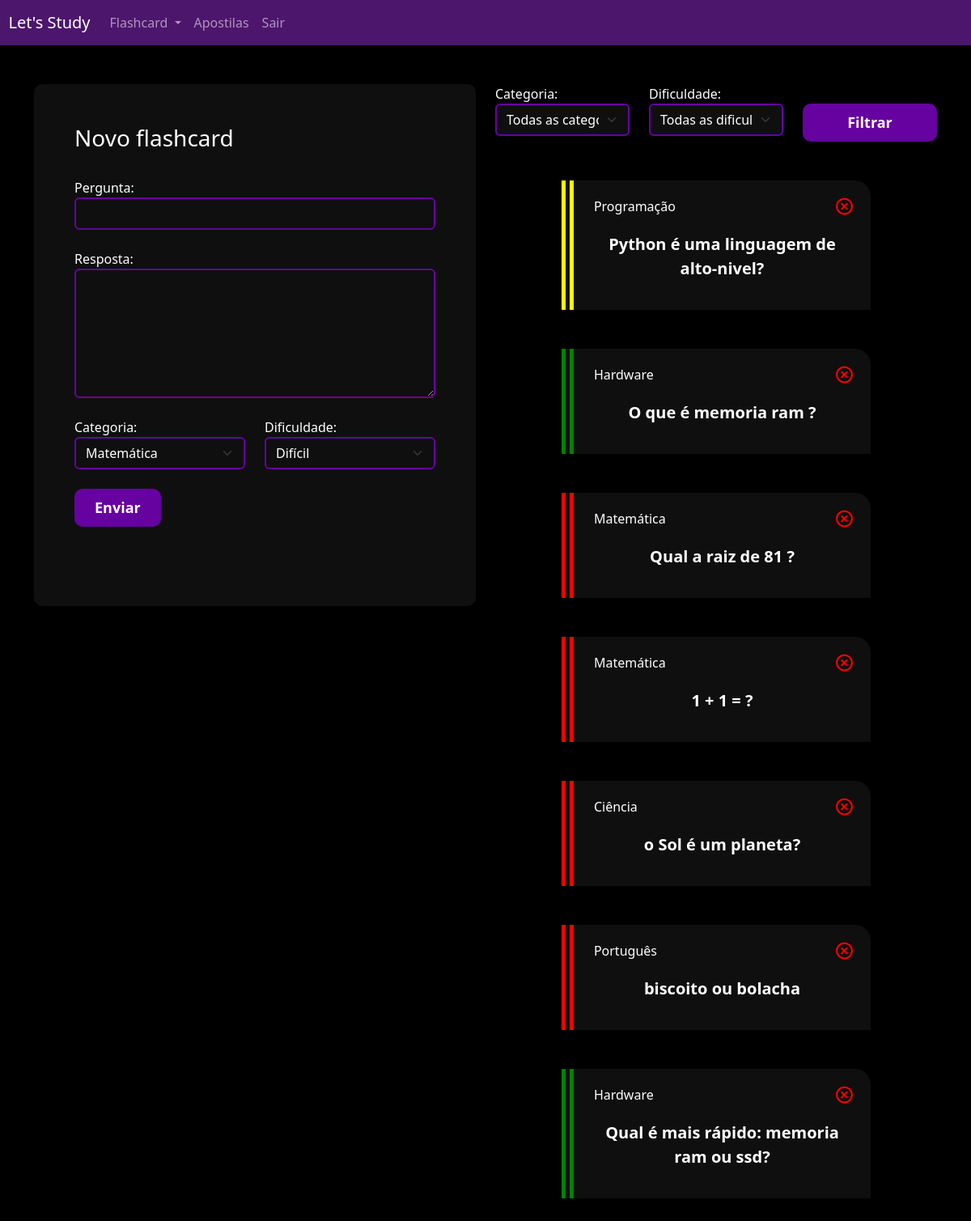
The app's page /flashcard/novo_flashcard/ (signed in), older data.
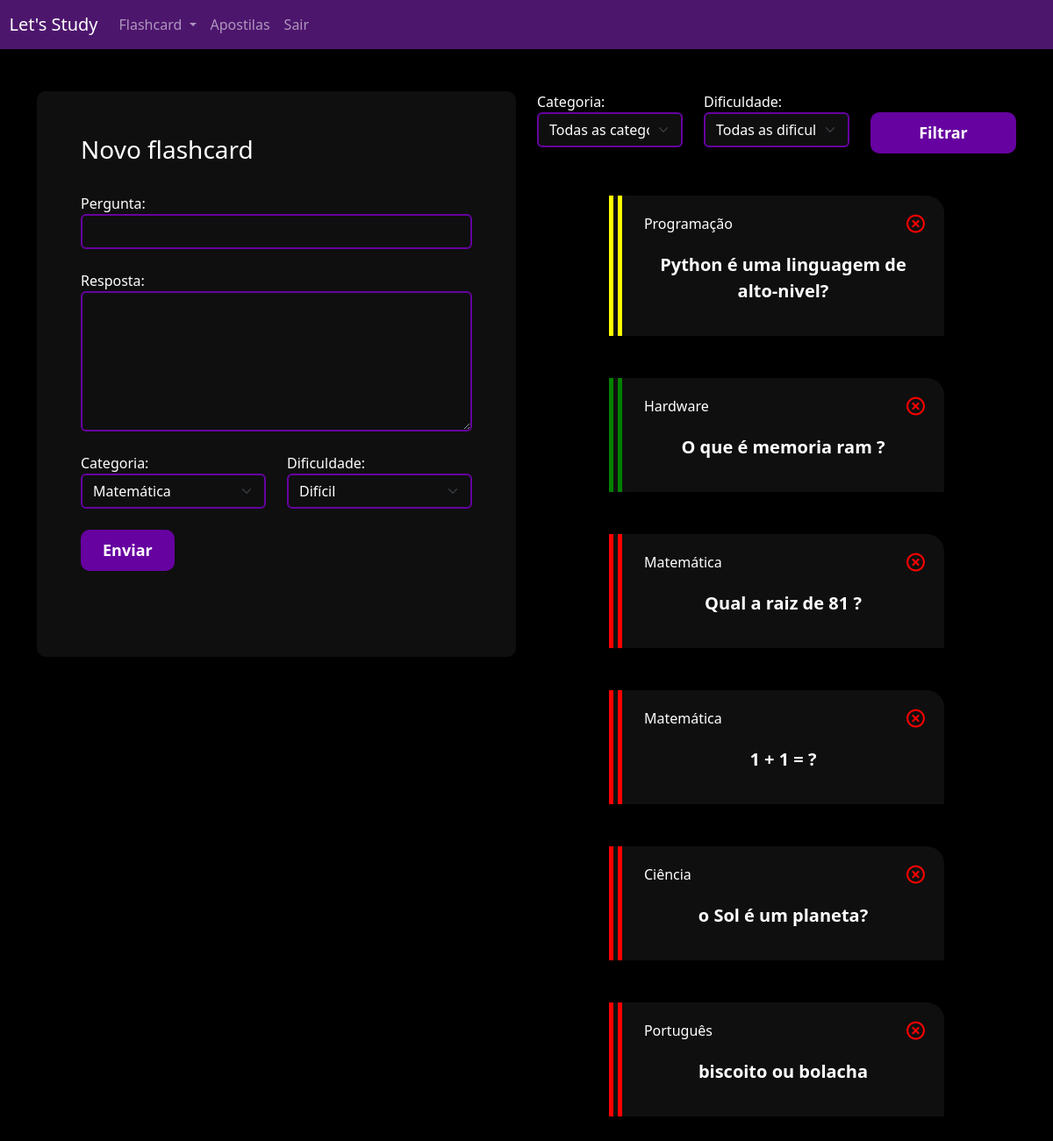
The same page, newer data.
### flashcard/models.py (models this page shows, shortened)
class Flashcard(models.Model):
    DIFICULDADE_CHOICES = (("D", "Difícil"), ("M", "Médio"), ("F", "Fácil"))
    user = models.ForeignKey(User, on_delete=models.DO_NOTHING)
    pergunta = models.CharField(max_length=200)
    resposta = models.TextField()
    categoria = models.ForeignKey(Categoria, on_delete=models.DO_NOTHING)
    dificuldade = models.CharField(max_length=1, choices=DIFICULDADE_CHOICES)
    @property
    def css_dif(self):
        if self.dificuldade == "F":
            return "flashcard-facil"
        elif self.dificuldade == "M":
            return "flashcard-medio"
        elif self.dificuldade == "D":
            return "flashcard-dificil"

class Categoria(models.Model):
    nome = models.CharField(max_length=25)
    def __str__(self):
        return self.nome

### flashcard/views.py (the view, shortened to what this page needs)
# urls.py: path('novo_flashcard/', views.novo_flashcard, name="novo_flashcard"),
def novo_flashcard(req):
    if not req.user.is_authenticated:
        return redirect("/usuarios/logar")
    elif req.method == "GET":
        categoria = Categoria.objects.all()
        dificuldades = Flashcard.DIFICULDADE_CHOICES
        flashcards = Flashcard.objects.filter(user=req.user)
        categoria_filter = req.GET.get("categoria")
        dificuldade_filter = req.GET.get("dificuldade")
        if categoria_filter:
            flashcards = flashcards.filter(categoria__id=categoria_filter)
        if dificuldade_filter:
            flashcards = flashcards.filter(dificuldade=dificuldade_filter)
        return render(
            req,
            "novo_flashcard.html",
            {
                "categorias": categoria,
                "dificuldades": dificuldades,
                "flashcards": flashcards,
            },
        )

### flashcard/templates/novo_flashcard.html (shortened to what this page needs)
{% extends "base.html" %} {% load static %} {% block 'header' %}
<link href="{% static 'usuarios/css/cadastro.css' %}" rel="stylesheet" />
<link
  href="https://unpkg.com/boxicons@2.1.4/css/boxicons.min.css"
  rel="stylesheet"
/>
<link href="{% static 'flashcard/css/novo_flashcard.css' %}" rel="stylesheet" />
{% endblock 'header' %} {% block 'conteudo' %} {% include "partials/header.html" %}
<div class="container">
  <br />
  <br />
  <div class="row">
    <div class="col-md">
      <div class="box-form">
        <form action="{% url 'novo_flashcard' %}" method="POST">
          <h3>Novo flashcard</h3>
          <br />
          <label>Pergunta:</label>
          <input type="text" class="form-control" name="pergunta" required />
          <br />
          <label>Resposta:</label>
          <textarea
            class="form-control"
            name="resposta"
            rows="6"
            required
          ></textarea>
          <br />
          <div class="row">
            <div class="col-md">
              <label for="">Categoria:</label>
              <select class="form-select" name="categoria">
                {% for categoria in categorias %}
                <option value="{{categoria.id}}">{{categoria}}</option>
                {% endfor %}
              </select>
            </div>
            <div class="col-md">
              <label for="">Dificuldade:</label>
              <select class="form-select" name="dificuldade">
                {% for dificuldade in dificuldades %}
                <option value="{{dificuldade.0}}">{{dificuldade.1}}</option>
                {% endfor %}
              </select>
            </div>
          </div>
          <br />
          <input type="submit" value="Enviar" class="btn-cadastro" />
          <br />
          <br />
          <br />
        </form>
      </div>
    </div>
    <div class="col-md">
      <form action="{% url 'novo_flashcard' %}" method="GET">
        <div class="row">
          <div class="col-md">
            <label for="">Categoria:</label>
            <select name="categoria" id="" class="form-select">
              <option value="">Todas as categorias:</option>
            </select>
          </div>
          <div class="col-md">
            <label for="">Dificuldade:</label>
            <select name="dificuldade" id="" class="form-select">
              <option value="">Todas as dificuldades:</option>
            </select>
          </div>
          <div class="col-md">
            <br />
            <input
              type="submit"
              style="width: 100%"
              value="Filtrar"
              class="btn-cadastro"
            />
          </div>
        </div>
      </form>
      <br />
      <br />
      {% for flash in flashcards %}
      <div class="box-new-flashcard">
        <div class="flashcard {{flash.css_dif}}">
          <div class="flashcard-categoria">{{flash.categoria}}</div>
          <a href="{% url 'delete_flashcard' flash.id %}"
            ><i class="icone-exit bx bx-x-circle"></i
          ></a>
          <br />
          <div class="flashcard-box-item" onclick="flip_card({{flash.id}})">
            <p class="flashcard-item">{{flash.pergunta}}</p>
          </div>
        </div>
      </div>
      <br />
      <br />
      {% endfor %}
    </div>
  </div>
</div>
{% endblock 'conteudo' %}

Row changes from the older to the newer data that the page shows:
removed Flashcard: categoria "Hardware", pergunta "Qual é mais rápido: memoria ram ou ssd?", dificuldade "F" (drawn)
